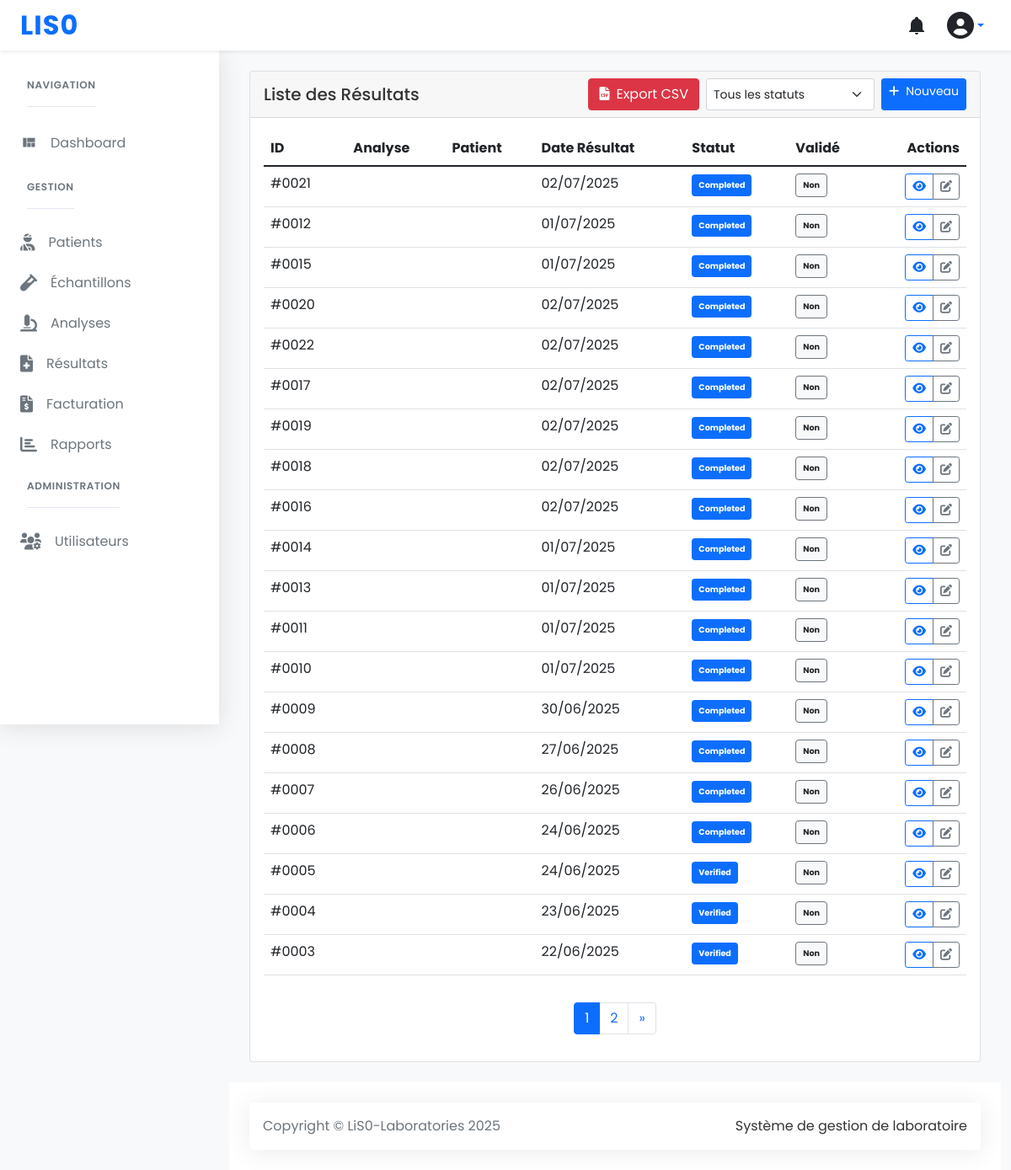
The page /results/ (signed in) on the database its author committed.
### results/models.py (models this page shows, shortened)
class Result(BaseModel):
    history = AuditlogHistoryField()
    STATUS_CHOICES = [
        ('pending', 'Pending'),
        ('completed', 'Completed'),
        ('verified', 'Verified'),
    ]
    qr_code = models.ImageField(upload_to='results/qr_codes/', blank=True, null=True)
    sample = models.OneToOneField(Sample, on_delete=models.CASCADE, related_name='result')
    status = models.CharField(max_length=20, choices=STATUS_CHOICES, default='pending')
    test_date = models.DateTimeField()
    completed_date = models.DateTimeField(null=True, blank=True)
    verified_by = models.CharField(max_length=100, blank=True)
    notes = models.TextField(blank=True)
    values = models.JSONField(default=dict)  # Stores test results in key-value pairs
    patient = models.ForeignKey(User, on_delete=models.CASCADE, related_name='patient_results')
    @property
    def patient(self):
        return self.sample.patient
    class Meta:
        ordering = ['-test_date']

### results/views.py (the view)
# urls.py: path('', ResultListView.as_view(), name='list'),
class ResultListView(ListView):
    model = Result
    template_name = 'results/result_list.html'
    context_object_name = 'results'
    paginate_by = 20
    def get_queryset(self):
        queryset = super().get_queryset()
        status = self.request.GET.get('status')
        if status:
            queryset = queryset.filter(status=status)
        return queryset
    def get_context_data(self, **kwargs):
        context = super().get_context_data(**kwargs)
        context['status_choices'] = Result.STATUS_CHOICES
        return context
    def get_status_choices(self):
        return Result.STATUS_CHOICES

### templates/results/result_list.html (shortened to what this page needs)
{% extends "base.html" %}
{% load static %}
{% block content %}
<div class="card">
  <div class="card-header d-flex justify-content-between align-items-center">
    <h5 class="card-title mb-0">Liste des Résultats</h5>
    <div class="d-flex">
      <a href="{% url 'results:list' %}?format=csv" class="btn btn-danger me-2">
        <i class="fas fa-file-csv me-2"></i>Export CSV
      </a>
      <select class="form-select form-select-sm me-2" id="statusFilter" style="width: 200px;">
        <option value="">Tous les statuts</option>
      </select>
      <a href="{% url 'results:create' %}" class="btn btn-primary btn-sm">
        <i class="fas fa-plus me-2"></i>Nouveau
      </a>
    </div>
  </div>
  <div class="card-body">
    <div class="table-responsive">
      <table class="table table-hover">
        <thead>
          <tr>
            <th>ID</th>
            <th>Analyse</th>
            <th>Patient</th>
            <th>Date Résultat</th>
            <th>Statut</th>
            <th>Validé</th>
            <th class="text-end">Actions</th>
          </tr>
        </thead>
        <tbody>
          {% for result in results %}
          <tr>
            <td>#{{ result.id|stringformat:"04d" }}</td>
            <td>{{ result.analysis.analysis_type.name }}</td>
            <td>{{ result.analysis.sample.patient.full_name }}</td>
            <td>{{ result.created_at|date:"d/m/Y" }}</td>
            <td>
              <span class="badge {% if result.status == 'pending' %}bg-light text-dark border border-secondary{% elif result.status == 'processing' %}bg-warning text-dark{% else %}bg-primary text-white{% endif %} p-2">
                {{ result.get_status_display }}
              </span>
            </td>
            <td>
              <span class="badge {% if result.is_validated %} bg-success text-white
              {% else %}bg-light text-dark border border-secondary{% endif %} p-2">
              {% if result.is_validated %}oui{% else %}Non{% endif %}
              </span>
            </td>
            <td class="text-end">
              <div class="btn-group btn-group-sm">
                <a href="{% url 'results:detail' result.id %}" class="btn btn-outline-primary" title="Voir">
                  <i class="fas fa-eye"></i>
                </a>
                <a href="{% url 'results:update' result.id %}" class="btn btn-outline-secondary" title="Modifier">
                  <i class="fas fa-edit"></i>
                </a>
              </div>
            </td>
          </tr>
          {% empty %}
          <tr>
            <td colspan="7" class="text-center">Aucun résultat trouvé</td>
          </tr>
          {% endfor %}
        </tbody>
      </table>
    </div>
    {% if is_paginated %}
    <nav aria-label="Page navigation" class="mt-3">
      <ul class="pagination justify-content-center">
        {% for num in page_obj.paginator.page_range %}
        {% if page_obj.number == num %}
        <li class="page-item active">
          <span class="page-link">{{ num }}</span>
        </li>
        {% elif num > page_obj.number|add:'-3' and num < page_obj.number|add:'3' %}
        <li class="page-item">
          <a class="page-link" href="?page={{ num }}{% if request.GET.status %}&status={{ request.GET.status }}{% endif %}">{{ num }}</a>
        </li>
        {% endif %}
        {% endfor %}
        {% if page_obj.has_next %}
        <li class="page-item">
          <a class="page-link" href="?page={{ page_obj.next_page_number }}{% if request.GET.status %}&status={{ request.GET.status }}{% endif %}" aria-label="Next">
            <span aria-hidden="true">&raquo;</span>
          </a>
        </li>
        {% endif %}
      </ul>
    </nav>
    {% endif %}
  </div>
</div>
{% endblock %}

### static/css/spica-styles.css (style rules this page uses)
body { font-family: 'Poppins', sans-serif; background-color: #f8f9fa; color: #333; }
.badge { font-size: 0.6rem; padding: 0.25em 0.4em; }

### rows shown on the page
Result: id "0021", created_at "02/07/2025", status "Completed"
Result: id "0012", created_at "01/07/2025", status "Completed"
Result: id "0015", created_at "01/07/2025", status "Completed"
Result: id "0020", created_at "02/07/2025", status "Completed"
Result: id "0022", created_at "02/07/2025", status "Completed"
Result: id "0017", created_at "02/07/2025", status "Completed"
Result: id "0019", created_at "02/07/2025", status "Completed"
Result: id "0018", created_at "02/07/2025", status "Completed"
Result: id "0016", created_at "02/07/2025", status "Completed"
Result: id "0014", created_at "01/07/2025", status "Completed"
Result: id "0013", created_at "01/07/2025", status "Completed"
Result: id "0011", created_at "01/07/2025", status "Completed"
Result: id "0010", created_at "01/07/2025", status "Completed"
Result: id "0009", created_at "30/06/2025", status "Completed"
Result: id "0008", created_at "27/06/2025", status "Completed"
Result: id "0007", created_at "26/06/2025", status "Completed"
Result: id "0006", created_at "24/06/2025", status "Completed"
Result: id "0005", created_at "24/06/2025", status "Verified"
Result: id "0004", created_at "23/06/2025", status "Verified"
Result: id "0003", created_at "22/06/2025", status "Verified"

### other values the page prints
{{ num }} "1"
{{ num }} "2"
